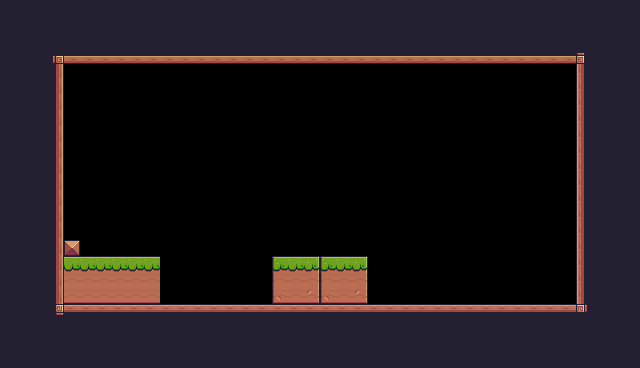

Rendered tile map (Tiled .tmx) drawn with the repository's tilesets; below, a short description and the full map source, tile grids included:
An orthogonal 40x23 tile map with 16x16 px tiles, 1 tile layer (Background) and 1 object (Player).

<map version="1.10" tiledversion="1.11.1" orientation="orthogonal" renderorder="right-down" width="40" height="23" tilewidth="16" tileheight="16" infinite="0" nextlayerid="3" nextobjectid="2">
 <tileset firstgid="1" source="Terrain (16x16).tsx" />
 <layer id="1" name="Background" width="40" height="23">
  <data encoding="csv">
24,24,24,24,24,24,24,24,24,24,24,24,24,24,24,24,24,24,24,24,24,24,24,24,24,24,24,24,24,24,24,24,24,24,24,24,24,24,24,24,
24,24,24,24,24,24,24,24,24,24,24,24,24,24,24,24,24,24,24,24,24,24,24,24,24,24,24,24,24,24,24,24,24,24,24,24,24,24,24,24,
24,24,24,24,24,24,24,24,24,24,24,24,24,24,24,24,24,24,24,24,24,24,24,24,24,24,24,24,24,24,24,24,24,24,24,24,24,24,24,24,
24,24,24,92,134,134,134,134,134,134,134,134,134,134,134,134,134,134,134,134,134,134,134,134,134,134,134,134,134,134,134,134,134,134,134,134,93,24,24,24,
24,24,24,113,0,0,0,0,0,0,0,0,0,0,0,0,0,0,0,0,0,0,0,0,0,0,0,0,0,0,0,0,0,0,0,0,111,24,24,24,
24,24,24,113,0,0,0,0,0,0,0,0,0,0,0,0,0,0,0,0,0,0,0,0,0,0,0,0,0,0,0,0,0,0,0,0,111,24,24,24,
24,24,24,113,0,0,0,0,0,0,0,0,0,0,0,0,0,0,0,0,0,0,0,0,0,0,0,0,0,0,0,0,0,0,0,0,111,24,24,24,
24,24,24,113,0,0,0,0,0,0,0,0,0,0,0,0,0,0,0,0,0,0,0,0,0,0,0,0,0,0,0,0,0,0,0,0,111,24,24,24,
24,24,24,113,0,0,0,0,0,0,0,0,0,0,0,0,0,0,0,0,0,0,0,0,0,0,0,0,0,0,0,0,0,0,0,0,111,24,24,24,
24,24,24,113,0,0,0,0,0,0,0,0,0,0,0,0,0,0,0,0,0,0,0,0,0,0,0,0,0,0,0,0,0,0,0,0,111,24,24,24,
24,24,24,113,0,0,0,0,0,0,0,0,0,0,0,0,0,0,0,0,0,0,0,0,0,0,0,0,0,0,0,0,0,0,0,0,111,24,24,24,
24,24,24,113,0,0,0,0,0,0,0,0,0,0,0,0,0,0,0,0,0,0,0,0,0,0,0,0,0,0,0,0,0,0,0,0,111,24,24,24,
24,24,24,113,0,0,0,0,0,0,0,0,0,0,0,0,0,0,0,0,0,0,0,0,0,0,0,0,0,0,0,0,0,0,0,0,111,24,24,24,
24,24,24,113,0,0,0,0,0,0,0,0,0,0,0,0,0,0,0,0,0,0,0,0,0,0,0,0,0,0,0,0,0,0,0,0,111,24,24,24,
24,24,24,113,0,0,0,0,0,0,0,0,0,0,0,0,0,0,0,0,0,0,0,0,0,0,0,0,0,0,0,0,0,0,0,0,111,112,24,24,
24,24,24,113,35,0,0,0,0,0,0,0,0,0,0,0,0,0,0,0,0,0,0,0,0,0,0,0,0,0,0,0,0,0,0,0,111,24,24,24,
24,24,24,113,8,8,8,8,8,8,0,0,0,0,0,0,0,7,8,9,7,8,9,0,0,0,0,0,0,0,0,0,0,0,0,0,111,24,24,24,
24,24,24,113,30,30,30,30,30,30,0,0,0,0,0,0,0,29,30,31,29,30,31,0,0,0,0,0,0,0,0,0,0,0,0,0,111,24,24,24,
24,24,24,113,52,52,52,52,52,52,0,0,0,0,0,0,0,51,52,53,51,52,53,0,0,0,0,0,0,0,0,0,0,0,0,0,111,24,24,24,
24,24,24,114,90,90,90,90,90,90,90,90,90,90,90,90,90,90,90,90,90,90,90,90,90,90,90,90,90,90,90,90,90,90,90,90,115,24,24,24,
24,24,24,24,24,24,24,24,24,24,24,24,24,24,24,24,24,24,24,24,24,24,24,24,24,24,24,24,24,24,24,24,24,24,24,24,24,24,24,24,
24,24,24,24,24,24,24,24,24,24,24,24,24,24,24,24,24,24,24,24,24,24,24,24,24,24,24,24,24,24,24,24,24,24,24,24,24,24,24,24,
24,24,24,24,24,24,24,24,24,24,24,24,24,24,24,24,24,24,24,24,24,24,24,24,24,24,24,24,24,24,24,24,24,24,24,24,24,24,24,24
</data>
 </layer>
 <objectgroup id="2" name="Spawnpoints">
  <object id="1" name="Player" type="Player" x="80.5455" y="224.364" width="31.4545" height="31.8182" />
 </objectgroup>
</map>
